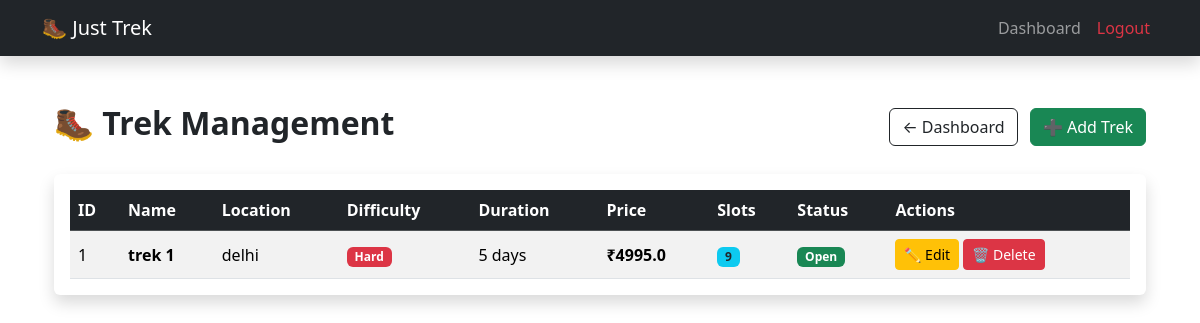
/admin/view_treks (signed in), run on an earlier commit of the app's database.
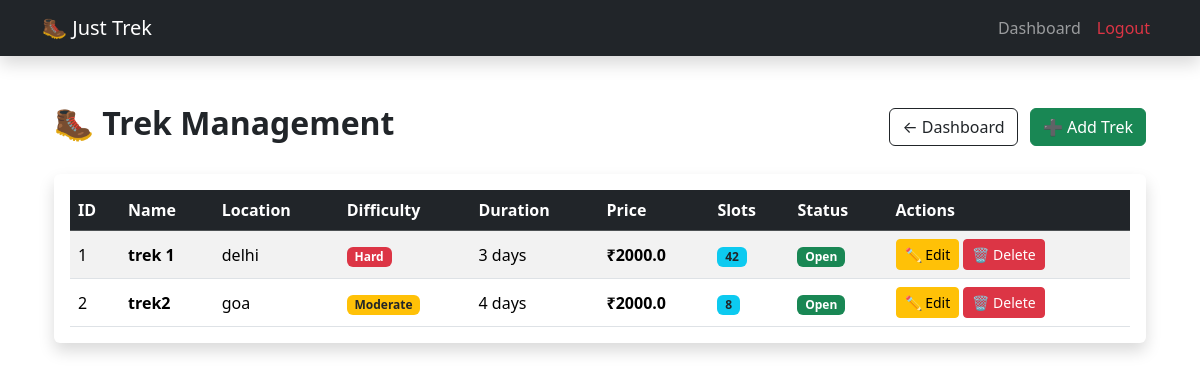
And on a later commit of the database.
### models.py (models this page shows)
class Trek(db.Model):
    __tablename__ = "treks"
    id = db.Column(db.Integer, primary_key=True)
    name = db.Column(db.String(100), nullable=False)
    location = db.Column(db.String(100), nullable=False)
    difficulty = db.Column(db.String(50), nullable=False)
    duration = db.Column(db.String(50), nullable=False)
    price = db.Column(db.Float, nullable=False)
    available_slots = db.Column(db.Integer, nullable=False)
    status = db.Column(db.String(20), nullable=False, default="open")
    assigned_staff_id = db.Column(db.Integer, db.ForeignKey("users.id"), nullable=True)
    bookings = db.relationship("Booking", backref="trek", lazy=True)

### routes.py (the view)
@main.route("/admin/view_treks")
def view_treks():
    if session.get("role") != "admin":
        flash("Access Denied!")
        return redirect(url_for("main.login"))
    treks = Trek.query.all()
    return render_template("admin/view_treks.html",treks=treks)

### templates/admin/view_treks.html (shortened to what this page needs)
{% extends "base.html" %}
{% block content %}
<div class="container mt-5">
    <div class="d-flex justify-content-between align-items-center mb-4">
        <h2 class="fw-bold">🥾 Trek Management</h2>
        <div>
            <a href="{{ url_for('main.admin_dashboard') }}"
               class="btn btn-outline-dark me-2">
                ← Dashboard
            </a>
            <a href="{{ url_for('main.add_trek') }}"
               class="btn btn-success">
                ➕ Add Trek
            </a>
        </div>
    </div>
    <div class="card shadow border-0">
        <div class="card-body">
            <table class="table table-hover table-striped align-middle mb-0">
                <thead class="table-dark">
                    <tr>
                        <th>ID</th>
                        <th>Name</th>
                        <th>Location</th>
                        <th>Difficulty</th>
                        <th>Duration</th>
                        <th>Price</th>
                        <th>Slots</th>
                        <th>Status</th>
                        <th>Actions</th>
                    </tr>
                </thead>
                <tbody>
                {% for trek in treks %}
                    <tr>
                        <td>{{ trek.id }}</td>
                        <td>
                            <strong>{{ trek.name }}</strong>
                        </td>
                        <td>{{ trek.location }}</td>
                        <td>
                            {% if trek.difficulty == "Easy" %}
                                <span class="badge bg-success">
                                    Easy
                                </span>
                            {% elif trek.difficulty == "Moderate" %}
                                <span class="badge bg-warning text-dark">
                                    Moderate
                                </span>
                            {% else %}
                                <span class="badge bg-danger">
                                    Hard
                                </span>
                            {% endif %}
                        </td>
                        <td>{{ trek.duration }}</td>
                        <td>
                            <strong>₹{{ trek.price }}</strong>
                        </td>
                        <td>
                            <span class="badge bg-info text-dark">
                                {{ trek.available_slots }}
                            </span>
                        </td>
                        <td>
                            {% if trek.status == "Open" %}
                                <span class="badge bg-success">
                                    Open
                                </span>
                            {% elif trek.status == "Closed" %}
                                <span class="badge bg-danger">
                                    Closed
                                </span>
                            {% else %}
                                <span class="badge bg-secondary">
                                    {{ trek.status }}
                                </span>
                            {% endif %}
                        </td>
                        <td>
                            <a href="{{ url_for('main.edit_trek', trek_id=trek.id) }}"
                               class="btn btn-warning btn-sm">
                                ✏️ Edit
                            </a>
                            <a href="{{ url_for('main.delete_trek', trek_id=trek.id) }}"
                               class="btn btn-danger btn-sm"
                               onclick="return confirm('Are you sure you want to delete this trek?')">
                                🗑 Delete
                            </a>
                        </td>
                    </tr>
                {% endfor %}
                </tbody>
            </table>
        </div>
    </div>
</div>
{% endblock %}

What changed in the data, as far as the page shows it:
changed Trek "trek 1": duration "5 days" → "3 days"; price "4995.0" → "2000.0"; available_slots "9" → "42"
added Trek: id "2", name "trek2", location "goa", difficulty "Moderate", duration "4 days", price "2000.0", available_slots "8", status "Open"
